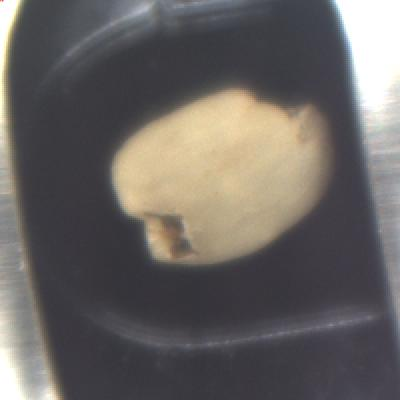
#> input picture raw_images/16369204-2019-08-29-153658.jpg, 400 x 400 px
$ python -i contour_detection_bean.py   (imports and definitions only)   (older library calls are emulated)
#> lines starting #> are read from the running program, lines starting #| are printed output that depends on the picture; after the words box and inside, x2 and y2 are one past the last pixel; in counts of white or black regions, pixels touching at a corner belong together
import numpy as np
import matplotlib.pyplot as plt
import cv2

def bgr2rgb(bgr_img):
    b,g,r = cv2.split(bgr_img)       # get b,g,r
    return cv2.merge([r,g,b])     # switch it to rgb

def filter_bean(path, lower=(25, 40, 50), upper=(100, 255, 255)):
#> called with lower = (25, 40, 50), upper = (100, 255, 255)
    img = cv2.imread(path)
#> img is the input picture: shape (400, 400, 3); mean B, G, R 98.9, 101.4, 105.7
    height,width,depth = img.shape
#> height = 400; width = 400; depth = 3
    blurred_img = cv2.GaussianBlur(img, (5, 5), 0)
    hsv = cv2.cvtColor(blurred_img, cv2.COLOR_BGR2HSV)
#> hsv: shape (400, 400, 3); mean H, S, V 92, 31, 109.6

    mask = cv2.inRange(hsv, np.array(lower, dtype='uint8'), np.array(upper, dtype='uint8'))
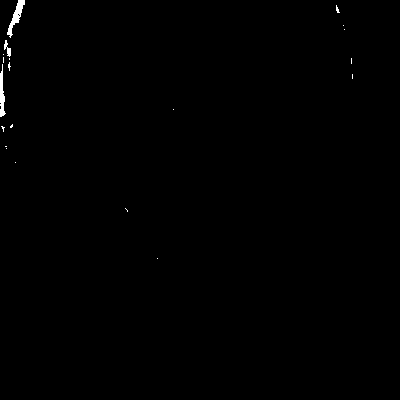
#> mask: shape (400, 400); 0.34% white; 20 white regions (17 under 20 px)

    _, contours, _ = cv2.findContours(mask, cv2.RETR_TREE, cv2.CHAIN_APPROX_NONE)
#> contours = 22 contours, 19 with area under 20; largest, box (x1, y1, x2, y2) and area: (7, 0, 25, 38) 182, (0, 64, 6, 117) 119, (4, 40, 11, 57) 35

    max_area = 0
    max_contour = None

    for contour in contours:
        area = cv2.contourArea(contour)
        if area > max_area:
            max_contour = contour
            max_area = area
#> this loop made 22 passes
#> (area, max_area) on passes 10, 20: (119, 119), (182.5, 182.5)
#> area on pass 16: 35
#> after the loop, max_area = 182.5; max_contour = contour of 87 points, box (x1, y1, x2, y2) (7, 0, 25, 38), area 182

    # Fit the closest ellipse
    ellipse = cv2.fitEllipse(max_contour)
#> ellipse = ((16.06, 15.52), (6.98, 41.98), 20.21)
    # Create an empty canvas to draw an ellipse mask on
    ellipse_img = np.zeros((height,width), np.uint8)
    # Draw the filled ellipse on the canvas
    cv2.ellipse(ellipse_img, ellipse, 255, cv2.FILLED)
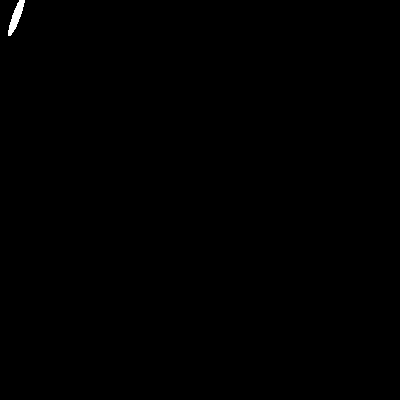
#> ellipse_img: shape (400, 400); 0.16% white; 1 white region, box (x1, y1, x2, y2) and area: (8, 0, 25, 36) 258

    # cv2.drawContours(img, [max_contour], -1, (0, 255, 0), cv2.FILLED)

    # Do AND operation between the original image and the created mask
    img_filtered = cv2.bitwise_and(img, img, mask = ellipse_img)

    # Draw the ellipse on top of the orignal image for reference
    cv2.ellipse(img, ellipse, [0, 255, 0], 3)
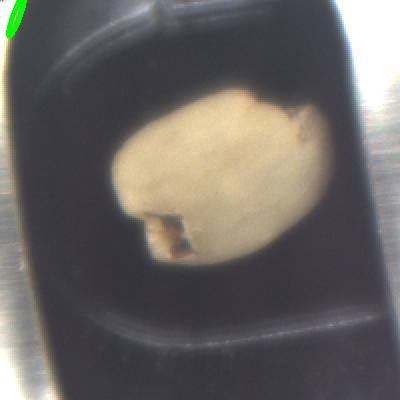
#> img: shape (400, 400, 3); 0.24% of pixels changed, all inside (x1, y1, x2, y2) = (6, 0, 27, 38)

    return bgr2rgb(img), bgr2rgb(img_filtered)
#> in bgr2rgb, `b,g,r = cv2.split(bgr_img)`:
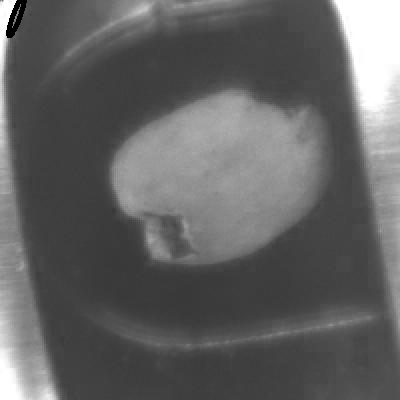
#> b: shape (400, 400); min 0, max 255, mean 98.6
#> in bgr2rgb, `b,g,r = cv2.split(bgr_img)`:
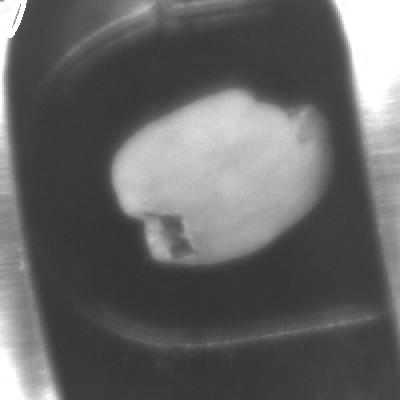
#> g: shape (400, 400); min 51, max 255, mean 101.6
#> in bgr2rgb, `b,g,r = cv2.split(bgr_img)`:
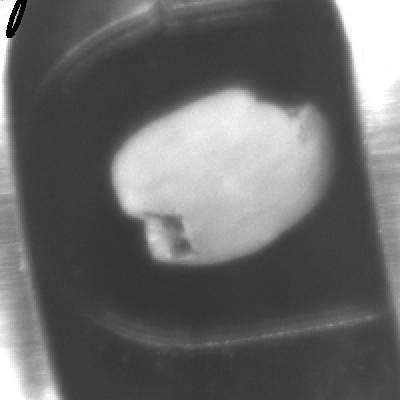
#> r: shape (400, 400); min 0, max 255, mean 105.3

    # [11 lines of commented-out code are left out]

>>> result = filter_bean('../../raw_images/16369204-2019-08-29-153658.jpg')

$ run again, on raw_images/16369204-2019-08-29-153722.jpg
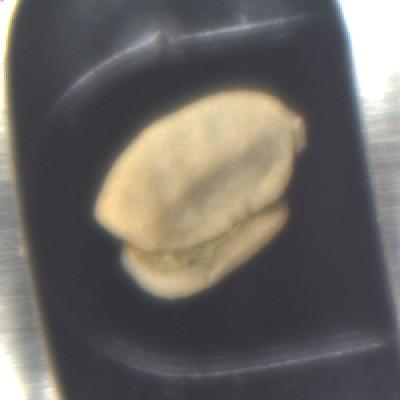
#> input picture raw_images/16369204-2019-08-29-153722.jpg, 400 x 400 px
#> in filter_bean, img is the input picture: shape (400, 400, 3); mean B, G, R 99, 102.9, 107.3
#> hsv: shape (400, 400, 3); mean H, S, V 89.1, 32.9, 111.3
#> in filter_bean, `mask = cv2.inRange(hsv, np.array(lower, dtype='uint8'), np.array(upper..`:
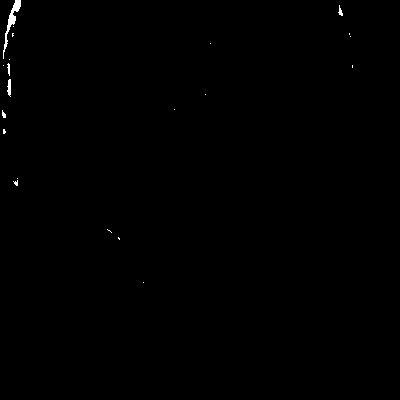
#> mask: shape (400, 400); 0.26% white; 21 white regions (16 under 20 px)
#> contours = 21 contours, 19 with area under 20; largest, box (x1, y1, x2, y2) and area: (3, 0, 21, 59) 170, (7, 79, 11, 97) 34
#> the loop in filter_bean, `for contour in contours:` made 21 passes
#> (area, max_area) on passes 10, 21: (33.5, 33.5), (170, 170)
#> after the loop in filter_bean, `for contour in contours:`: max_area = 170; max_contour = contour of 128 points, box (x1, y1, x2, y2) (3, 0, 21, 59), area 170
#> ellipse = ((11.15, 23.9), (7.25, 57.43), 14.39)
#> ellipse_img: shape (400, 400); 0.23% white; 1 white region, box (x1, y1, x2, y2) and area: (3, 0, 20, 53) 374
#> img: shape (400, 400, 3); 0.34% of pixels changed, all inside (x1, y1, x2, y2) = (1, 0, 22, 55)
#> in bgr2rgb, `b,g,r = cv2.split(bgr_img)`:
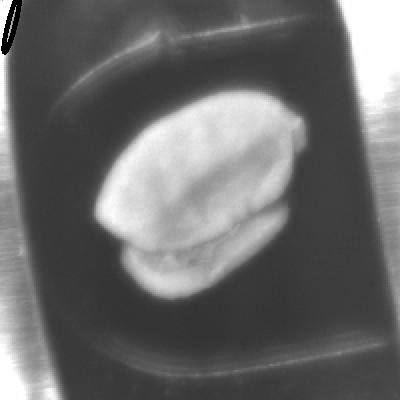
#> r: shape (400, 400); min 0, max 255, mean 106.6

$ run again, on raw_images/16369204-2019-08-29-153800.jpg
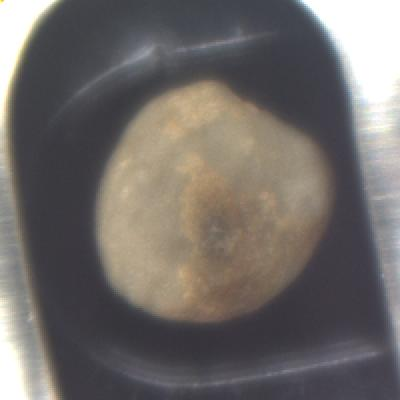
#> input picture raw_images/16369204-2019-08-29-153800.jpg, 400 x 400 px
#> in filter_bean, img is the input picture: shape (400, 400, 3); mean B, G, R 105.2, 108, 113.1
#> hsv: shape (400, 400, 3); mean H, S, V 79.8, 33.1, 116.6
#> in filter_bean, `mask = cv2.inRange(hsv, np.array(lower, dtype='uint8'), np.array(upper..`:
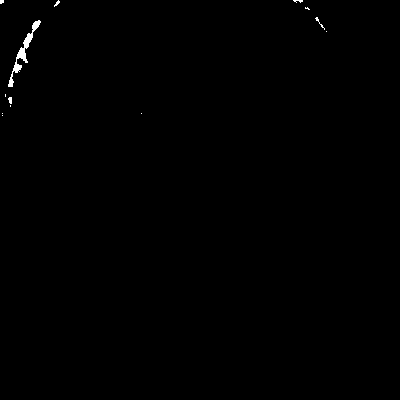
#> mask: shape (400, 400); 0.3% white; 13 white regions (10 under 20 px)
#> contours = 13 contours, 12 with area under 20; largest, box (x1, y1, x2, y2) and area: (8, 20, 41, 87) 276
#> the loop in filter_bean, `for contour in contours:` made 13 passes
#> (area, max_area) on pass 8: (275.5, 275.5)
#> after the loop in filter_bean, `for contour in contours:`: max_area = 275.5; max_contour = contour of 175 points, box (x1, y1, x2, y2) (8, 20, 41, 87), area 276
#> ellipse = ((23.14, 53.3), (9.49, 63.93), 22.99)
#> ellipse_img: shape (400, 400); 0.34% white; 1 white region, box (x1, y1, x2, y2) and area: (10, 24, 37, 84) 547
#> img: shape (400, 400, 3); 0.41% of pixels changed, all inside (x1, y1, x2, y2) = (8, 22, 39, 86)
#> in bgr2rgb, `b,g,r = cv2.split(bgr_img)`:
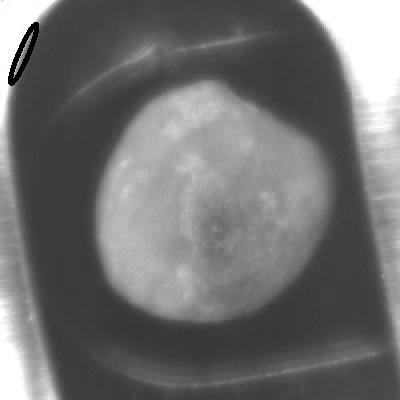
#> r: shape (400, 400); min 0, max 255, mean 112.4
